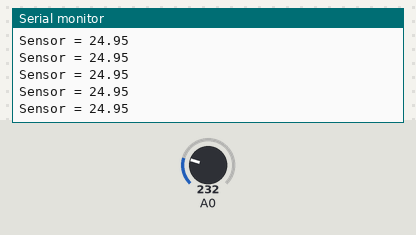
The sketch below on a simulated Arduino Uno, built with avr-gcc and run on an emulated ATmega328P. On the bench: the last lines printed to the serial monitor. The inputs (shaded band) are chosen by the test bench; at power-on: A0 = 232.

Above: at 1.2 s.
1.3 s: A0 set to 250
At 1.68 s:
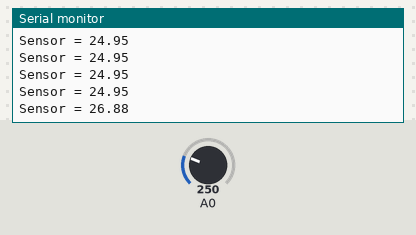
2.8 s: A0 set to 266
At 2.94 s:
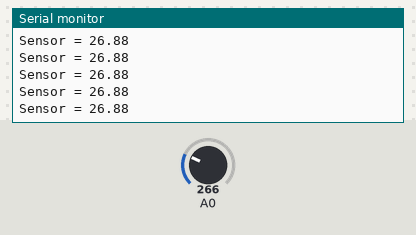
Timing chart, 0 to 5.8 s (numbered marks = the images above; inputs shaded):
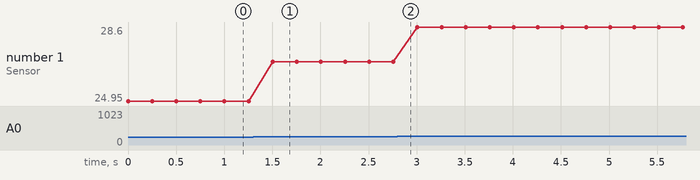

The sketch:

ex18_sensor_LM35.ino
```cpp
/* DÉCIMO OITAVO PROGRAMA (SENSOR DE TEMPERATURA LM35)
   DANIEL RODRIGUES DE SOUSA 11/11/2022 */

int ent_analogica;
float temperatura;

void setup()
{
  analogReference(INTERNAL);
  Serial.begin(9600);
}

void loop()
{
  ent_analogica = analogRead(A0);
  temperatura = ((float)ent_analogica * 110.0) / 1023.0;
  Serial.print("Sensor = ");
  Serial.println(temperatura);
  delay(250);
}
```

Measured:
- after the input at 1.3 s, the serial monitor: prints a new line after 0.20 s (image 1)
- plotted number 1: 24.95 → 26.88 after the input at 1.3 s, 26.88 → 28.6 after the input at 2.8 s
